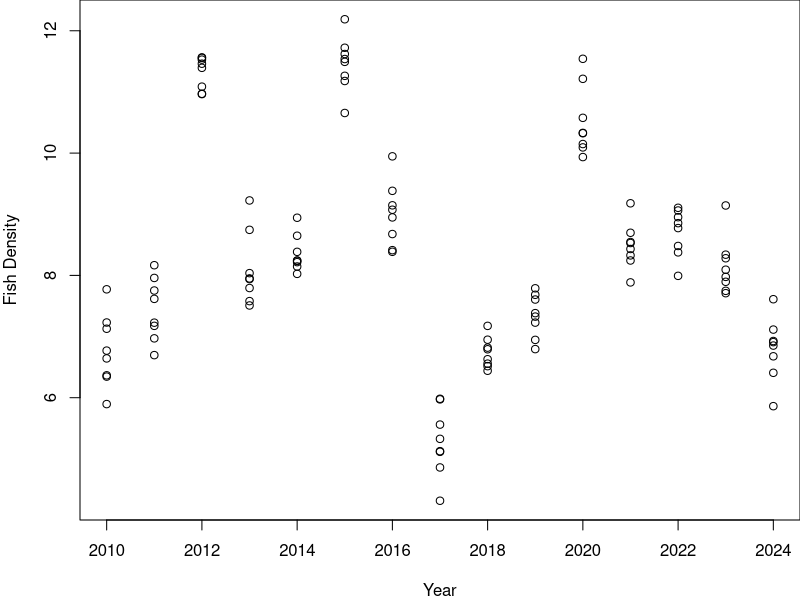
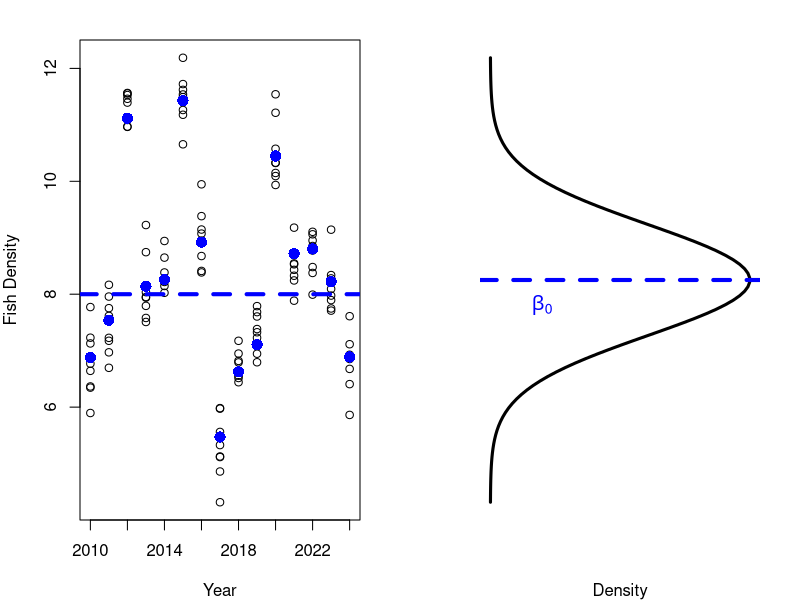

Generate these figures, in order, with R: (Note: this script raises an error after producing the figures.)
## ---- chunk 1

knitr::opts_chunk$set(
	echo = TRUE,
	message = FALSE,
	warning = FALSE,
	cache = TRUE
	)
## ---- chunk 2

#  NRES 710, Random Effect Models
#     University of Nevada, Reno
#     Multi-variable models with random effects

## ---- chunk 3
# Specify plot margins & set random seed
par(mar = c(4,4,0,0))
set.seed(123)

# Simulate data
years <- 2010:2024
n_years <- length(years)

# Number of stretches
n_stretches <- 8
stretch <- 1:8

# Mean density within each year (assumed values)
density_mu <- rnorm(n_years, 8, 2)

# Expand grid to simulate combinations of years and stretches
datum <- expand.grid(year = years, stretch = stretch)

# Sort the dataframe by year (low to high)
datum <- datum[order(datum$year), ]

# Add a fish density column
datum$FishDensity <- rep(NA, n_stretches * n_years)

# Use the density_mu to simulate fish density for each year-stretch combination
for (i in 1:n_years){
  for (j in 1:n_stretches){
    datum$FishDensity[(i - 1) * n_stretches + j] <- rnorm(1, mean = density_mu[i], sd = 0.5)
  }
}

# Plot Fish Density over Years
plot(datum$year, datum$FishDensity, xlab = "Year", ylab = "Fish Density")

## ---- chunk 4
# Specify plot margins & set random seed
par(mfrow = c(1, 2), mar = c(4, 4, 2, 2))
set.seed(123)

# Simulate data
years <- 2010:2024
n_years <- length(years)

# Number of stretches
n_stretches <- 8
stretch <- 1:8

# Mean density within each year (assumed values)
beta_0 <- 8
density_mu <- rnorm(n_years, beta_0, 2)

# Expand grid to simulate combinations of years and stretches
datum <- expand.grid(year = years, stretch = stretch)

# Sort the dataframe by year (low to high)
datum <- datum[order(datum$year), ]

# Add a fish density column
datum$FishDensity <- rep(NA, n_stretches * n_years)

# Use the density_mu to simulate fish density for each year-stretch combination
for (i in 1:n_years){
  for (j in 1:n_stretches){
    datum$FishDensity[(i - 1) * n_stretches + j] <- rnorm(1, mean = density_mu[i], sd = 0.5)
  }
}

# First plot: Fish Density over Years
plot(datum$year, datum$FishDensity, xlab = "Year", ylab = "Fish Density")

# Add solid filled circles for each year's mean density
points(years, density_mu, pch = 16, col = "blue", cex = 1.5)  # pch = 16 for filled circles, col for color, cex for size

# Add horizontal line for average fish density
abline(h = beta_0, lty = 2, lwd = 4, col = "blue")
# text(x = max(y_vals) * 0.2, y = beta_0 - 0.9, labels = expression(beta[0]), cex = 1.2)

# Second plot: Normal distribution curve on its side
x_vals <- seq(0, 16, length = 100)
y_vals <- dnorm(x_vals, mean = beta_0, sd = 2)

# Rotate the curve by flipping axes
plot(y_vals, x_vals, type = "l", xlab = "Density", ylab = "", ylim = c(0, 16), xlim = c(0, max(y_vals)), axes = FALSE, lwd = 3)
abline(h = beta_0, lty = 2, lwd = 4, col = "blue")
text(x = max(y_vals) * 0.2, y = beta_0 - 0.9, labels = expression(beta[0]), cex = 1.2, col = "blue")
## ---- chunk 5
# Load necessary libraries
library(knitr)

# Create the data frame
data <- t(data.frame(
  `1` = c("Mean of Y", "Variation in Y"),
  `2` = c("Understand effects", "Account for variation"),
  `3` = c("Groups or values are chosen", "Values are a sample of what's possible"),
  `4` = c("Limited groups", "Many, many groups")
))

# Create the table
kable(data, col.names = c("Fixed Effects", "Random Effects"))

## ---- chunk 6
################### 'Truth' #################### 
### Lecture 15: code to simulate data for class

# Set the seed for reproducibility
set.seed(123)

# Simulate data
Year <- rep(1:10, each = 10)

# Between-year error
MeanYear <- rep(rnorm(10, 0, 10), each = 10)

# Within-year error
Error <- rnorm(length(Year), 0, 1)

# Response variable
Abundance <- 50 + MeanYear + Error

# Save the data
datum <- data.frame(Year = Year, Error = Error, MeanYear = MeanYear, Abundance = Abundance)

# Save the data
write.csv(datum, "lecture_15_dataset1.csv", row.names = FALSE)

## ---- chunk 7
# Read in the data
datum <- read.csv("lecture_15_dataset1.csv")

# Examine it
head(datum, 15)

# Plot it!
plot(Abundance ~ Year, data = datum)

## ---- chunk 8
# Year as a categorical, fixed effect
results <- lm(Abundance ~ as.factor(Year), data = datum)
summary(results)

## ---- chunk 9
# Year as a categorical, fixed effect
results2 <- aov(results)
TukeyHSD(results2)

## ---- chunk 10
# We don't have to install this package - it now comes defaul in R!
library(nlme)

# Examine the help file

## ---- chunk 11
# Examine the help file
help(lme)
## ---- chunk 12
# Fit the model
results <- lme(Abundance ~ 1, data = datum, random = ~1|Year)
summary(results)
## ---- chunk 13
### Dataset 2
# Set the seed for reproducibility
set.seed(123)

# Simulate data
Field <- rep(1:15, each = 2)
Treatment <- rep(0:1, 15)

# Field error
FieldError <- rep(rnorm(15, 0, 5), each = 2)

# Within-year error
Error <- rnorm(length(Field), 0, 1)

# Response variable
Biomass <- 25 + 10*Treatment + FieldError + Error

# Save the data
datum <- data.frame(Field = Field, Treatment = Treatment, FieldError = FieldError, Error = Error, Biomass = Biomass)

# Save the data
write.csv(datum, "lecture_15_dataset2.csv", row.names = FALSE)

## ---- chunk 14
# Load the data
datum <- read.csv("lecture_15_dataset2.csv")

# Examine
head(datum)

# Plot
plot(Biomass ~ Treatment, data = datum)

## ---- chunk 15
# T-test
results <- lm(Biomass ~ Treatment, data = datum)
summary(results)

## ---- chunk 16
# LME; i.e., paired T-test
results2 <- lme(Biomass ~ Treatment, data = datum, random = ~1|Field)
summary(results2)

## ---- chunk 17
################### 'Truth' #################### 
### Lecture 15: code to simulate data for class

# Set the seed for reproducibility
set.seed(123)

# Simulate data
Year <- rep(1:10, each = 10)

# Between-year error
MeanYear <- rep(rnorm(10, 0, 10), each = 10)

# Within-year error
Error <- rnorm(length(Year), 0, 1)

# Response variable
Abundance <- 50 + MeanYear + Error

# Save the data
datum <- data.frame(Year = Year, MeanYear = MeanYear, Error = Error, Abundance = Abundance)

# Save the data
write.csv(datum, "lecture_15_dataset1.csv", row.names = FALSE)
